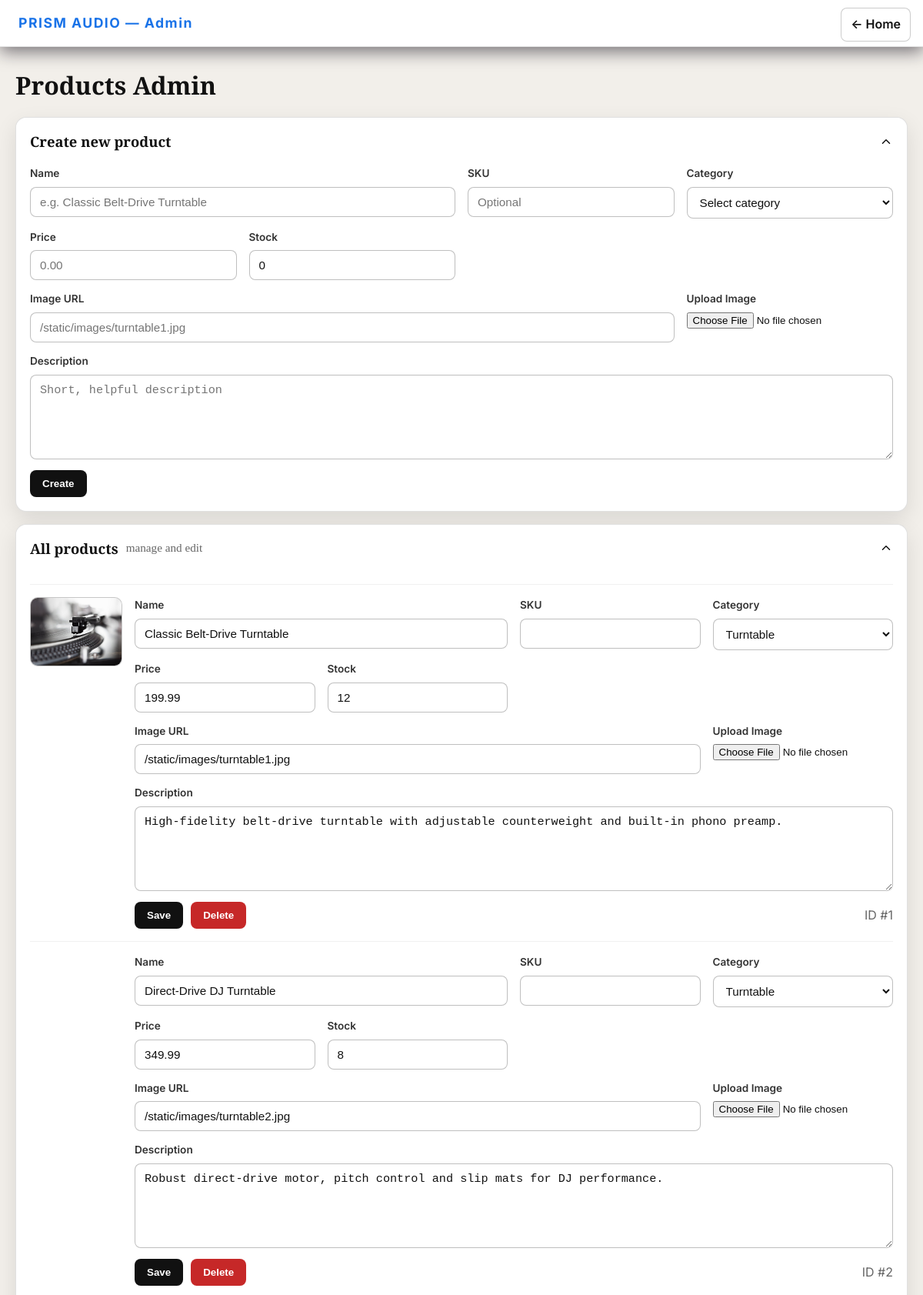
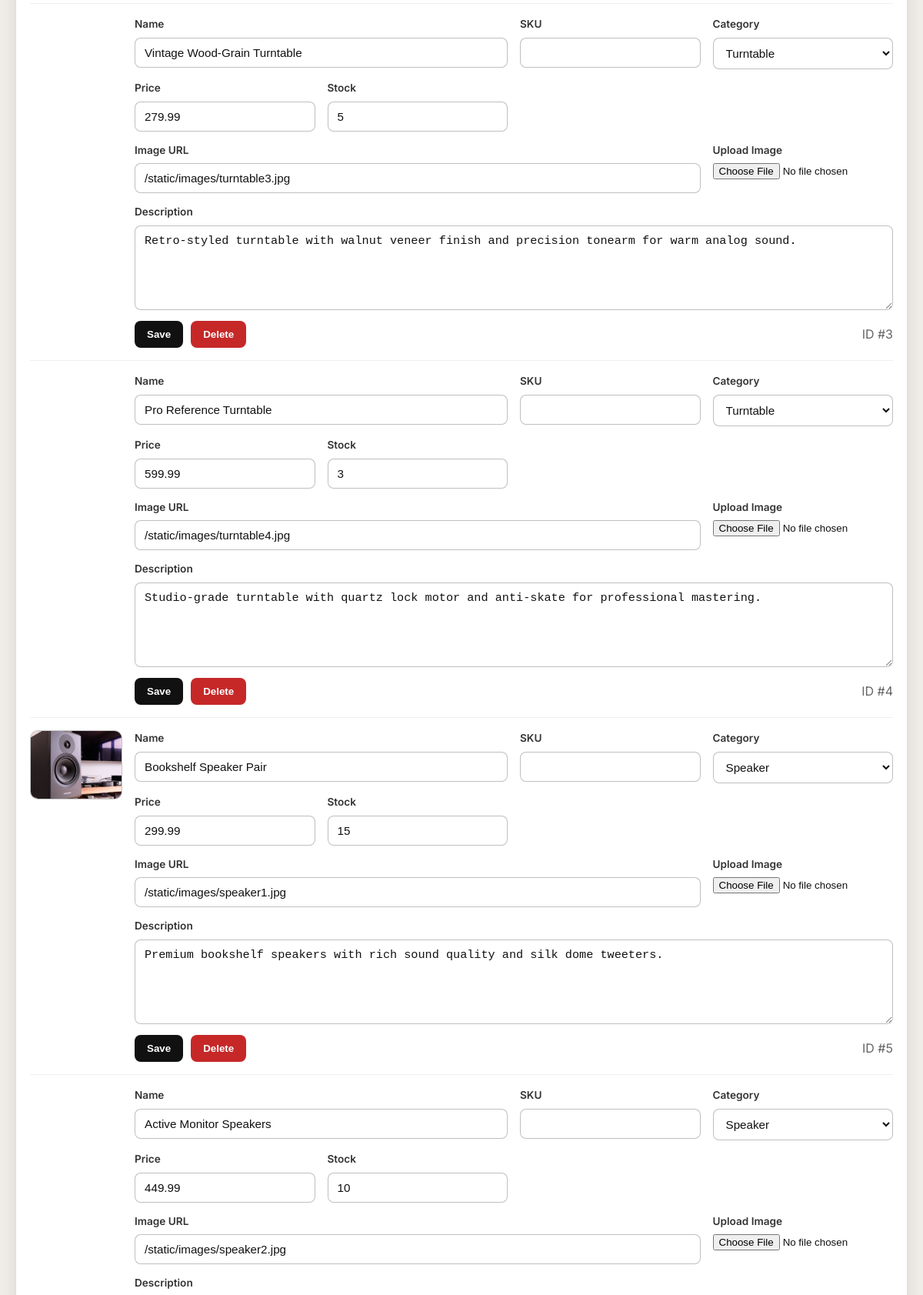
The page /admin (upper part) on the database its author committed (2 pictures, top to bottom).
### tables this page shows
CREATE TABLE products (
    id INTEGER PRIMARY KEY AUTOINCREMENT,
    name TEXT NOT NULL,
    sku TEXT UNIQUE,
    category TEXT NOT NULL,
    description TEXT,
    price REAL NOT NULL CHECK (price >= 0),
    stock INTEGER NOT NULL DEFAULT 0 CHECK (stock >= 0),
    image TEXT,
    created_at DATETIME DEFAULT CURRENT_TIMESTAMP
);

### app.py (the view)
@app.route("/admin", methods=["GET"])
def admin_page():
    with get_db() as conn:
        rows = conn.execute(
            "SELECT id, name, sku, category, description, price, stock, image FROM products ORDER BY id"
        ).fetchall()
        products = [dict(r) for r in rows]
        order_rows = conn.execute(
            """
            SELECT o.id, o.customer_id, o.status, o.subtotal, o.tax, o.shipping, o.total, o.placed_at,
                   c.first_name, c.last_name, c.email, c.phone,
                   c.address_line1, c.address_line2, c.city, c.state, c.postal_code, c.country
            FROM orders o
            JOIN customers c ON c.id = o.customer_id
            ORDER BY o.placed_at DESC, o.id DESC
            """
        ).fetchall()
        orders = [dict(r) for r in order_rows]
        if orders:
            order_ids = [o["id"] for o in orders]
            placeholders = ",".join(["?"] * len(order_ids))
            item_rows = conn.execute(
                f"""
                SELECT oi.order_id, oi.quantity, oi.unit_price, oi.line_total,
                       p.name, p.sku, p.image
                FROM order_items oi
                JOIN products p ON p.id = oi.product_id
                WHERE oi.order_id IN ({placeholders})
                ORDER BY oi.id
                """,
                order_ids,
            ).fetchall()
            items_by_order = {}
            for r in item_rows:
                d = dict(r)
                items_by_order.setdefault(d["order_id"], []).append({
                    "name": d["name"],
                    "sku": d["sku"],
                    "image": d["image"],
                    "quantity": d["quantity"],
                    "unit_price": d["unit_price"],
                    "line_total": d["line_total"],
                })
            for o in orders:
                o["items"] = items_by_order.get(o["id"], [])
        else:
            orders = []
    categories = ["Turntable", "Speaker", "Amplifier"]
    return render_template(
        "admin.html",
        products=products,
        categories=categories,
        orders=orders,            # NEW
        statuses=ORDER_STATUSES,  # NEW
    )

### app.py (called while the page is built)
def get_db():
    conn = sqlite3.connect(DB_PATH)
    conn.row_factory = sqlite3.Row
    conn.execute("PRAGMA foreign_keys = ON;")
    return conn

@app.context_processor
def util_ctx():
    def cart_count():
        cart = session.get("cart", {})
        try:
            return sum(int(q) for q in cart.values())
        except Exception:
            return 0
    return {"slugify": slugify, "cart_count": cart_count()}

### templates/admin.html (shortened to what this page needs)
<!doctype html>
<html lang="en">
<head>
  <link rel="stylesheet" href="{{ url_for('static', filename='css/style.css') }}">
</head>
<body>
  <nav>
    <a href="{{ url_for('home') }}" class="btn link back-home">← Home</a>
    <div class="logo">PRISM AUDIO — Admin</div>
  </nav>
  <main class="container">
    <h1>Products Admin</h1>
    <details class="accordion" id="panel-create" open>
      <summary>
        Create new product
        <svg class="chev" width="18" height="18" viewBox="0 0 24 24" fill="none">
          <path d="M6 9l6 6 6-6" stroke="#111" stroke-width="2" stroke-linecap="round" stroke-linejoin="round"/>
        </svg>
      </summary>
      <div class="panel-body">
        <section class="card" style="box-shadow:none; border:0; padding:0;">
          <form action="{{ url_for('admin_create_product') }}" method="post" enctype="multipart/form-data">
            <div class="fields">
              <div class="field span-2">
                <label>Name</label>
                <input type="text" name="name" placeholder="e.g. Classic Belt-Drive Turntable" required>
              </div>
              <div class="field">
                <label>SKU</label>
                <input type="text" name="sku" placeholder="Optional">
              </div>
              <div class="field">
                <label>Category</label>
                <select name="category" required>
                  <option value="" disabled selected>Select category</option>
                </select>
              </div>
              <div class="field">
                <label>Price</label>
                <input type="number" name="price" step="0.01" placeholder="0.00" required>
              </div>
              <div class="field">
                <label>Stock</label>
                <input type="number" name="stock" step="1" value="0">
              </div>
              <div class="field span-3">
                <label>Image URL</label>
                <input type="text" name="image_url" placeholder="/static/images/turntable1.jpg">
              </div>
              <div class="field">
                <label>Upload Image</label>
                <input type="file" name="image_file" accept="image/*">
              </div>
              <div class="field span-4">
                <label>Description</label>
                <textarea name="description" placeholder="Short, helpful description"></textarea>
              </div>
              <div class="actions span-4">
                <button class="btn" type="submit">Create</button>
              </div>
            </div>
          </form>
        </section>
      </div>
    </details>
    <details class="accordion" id="panel-products" open style="margin-top:16px;">
      <summary>
        All products
        <span class="muted">manage and edit</span>
        <svg class="chev" width="18" height="18" viewBox="0 0 24 24" fill="none">
          <path d="M6 9l6 6 6-6" stroke="#111" stroke-width="2" stroke-linecap="round" stroke-linejoin="round"/>
        </svg>
      </summary>
      <div class="panel-body">
        <section class="card" style="box-shadow:none; border:0; padding:0;">
          {% for p in products %}
            <form class="product-form" action="{{ url_for('admin_update_product', product_id=p.id) }}" method="post" enctype="multipart/form-data">
              <img class="thumb" src="{{ p.image or '' }}" alt="" onerror="this.style.visibility='hidden'">
              <div class="fields">
                <div class="field span-2">
                  <label>Name</label>
                  <input type="text" name="name" value="{{ p.name }}" required>
                </div>
                <div class="field">
                  <label>SKU</label>
                  <input type="text" name="sku" value="{{ p.sku or '' }}">
                </div>
                <div class="field">
                  <label>Category</label>
                  <select name="category" required>
                    {% for c in categories %}
                      <option value="{{ c }}" {% if c == p.category %}selected{% endif %}>{{ c }}</option>
                    {% endfor %}
                  </select>
                </div>
                <div class="field">
                  <label>Price</label>
                  <input type="number" name="price" step="0.01" value="{{ '%.2f'|format(p.price) }}" required>
                </div>
                <div class="field">
                  <label>Stock</label>
                  <input type="number" name="stock" step="1" value="{{ p.stock }}">
                </div>
                <div class="field span-3">
                  <label>Image URL</label>
                  <input type="text" name="image_url" placeholder="/static/images/..." value="{{ p.image or '' }}">
                </div>
                <div class="field">
                  <label>Upload Image</label>
                  <input type="file" name="image_file" accept="image/*">
                </div>
                <div class="field span-4">
                  <label>Description</label>
                  <textarea name="description" rows="3">{{ p.description }}</textarea>
                </div>
                <div class="actions span-4">
                  <button class="btn" type="submit">Save</button>
                  <button class="btn danger" formaction="{{ url_for('admin_delete_product', product_id=p.id) }}" formmethod="post"
                          onclick="return confirm('Delete this product? This cannot be undone.');">
                    Delete
                  </button>
                  <span style="margin-left:auto; color:#666;">ID #{{ p.id }}</span>
                </div>
              </div>
            </form>
          {% else %}
            <p style="color:#666;">No products found.</p>
          {% endfor %}
        </section>
      </div>
    </details>
  </main>
</body>
</html>

### static/css/style.css (style rules this page uses)
:root { --bg-dark: #060607; --bg-deeper: #050506; --panel: rgba(166, 96, 96, 0.03); --panel-strong: rgba(255,255,255,0.04); --text-light: #eef0f3; --muted: #bdbdbd; --accent: #8a63ff; --accent-dark: #5b3fd6; --glass-border: rgba(255,255,255,0.06); --glass-shadow: 0 8px 30px rgba(2,2,2,0.6); }
* { margin:0; padding:0; box-sizing:border-box; }
body { font-family: 'Inter', system-ui, -apple-system, "Segoe UI", Roboto, sans-serif; background: radial-gradient(1200px 600px at 10% 10%, rgba(138,99,255,0.06), transparent 10%), linear-gradient(180deg, var(--bg-dark), var(--bg-deeper)); color: var(--text-light); -webkit-font-smoothing:antialiased; -moz-osx-font-smoothing:grayscale; line-height:1.6; min-height:100vh; }
nav { display: flex; justify-content: space-between; align-items: center; padding: 1.25rem 3rem; position: fixed; top: 0; left: 0; right: 0; width: 100%; z-index: 100; background: linear-gradient(180deg, rgba(138, 99, 255, 0.897) 0%, rgba(38, 5, 120, 0.779) 40%, rgb(42, 42, 95) 100%); border-bottom: 1px solid rgba(90,55,180,0.08); box-shadow: 0 6px 22px rgba(12,8,20,0.55); -webkit-backdrop-filter: blur(4px) saturate(110%); backdrop-filter: blur(4px) saturate(110%); transition: background-color .18s ease, box-shadow .18s ease, transform .18s ease; }
.logo { font-weight:700; letter-spacing: 1.5px; font-size:1.1rem; color:var(--text-light); }
.container { max-width:1200px; margin:0 auto; padding:0 1.25rem; }

### templates/admin.html (style rules this page uses)
body { font-family: Inter, system-ui, -apple-system, "Segoe UI", Roboto, sans-serif; background:#f2efea; color:#111; }
nav { position:sticky; top:0; padding:16px 24px; background:#fff; border-bottom:1px solid rgba(0,0,0,0.10); z-index:10; }
.logo { font-weight:700; text-align:center; color:#1a73e8; }
a.btn { text-decoration:none; display:inline-block; }
.btn.link { background:#fff; color:#111; border:1px solid rgba(0,0,0,0.2); padding:8px 12px; border-radius:8px; font-weight:600; }
.back-home { position:absolute; right:16px; top:10px; }
.container { max-width:1200px; margin:24px auto; padding:0 20px; }
h1,h2 { font-family:'Playfair Display', serif; margin:10px 0 16px; }
.card { background:#fff; border:1px solid rgba(0,0,0,0.12); border-radius:14px; box-shadow:0 6px 20px rgba(0,0,0,0.08); padding:20px; }
.fields { display:grid; grid-template-columns: repeat(4, minmax(160px, 1fr)); gap:14px 16px; align-items:start; }
.span-2 { grid-column: span 2; }
.span-3 { grid-column: span 3; }
.span-4 { grid-column: 1 / -1; }
.field { display:flex; flex-direction:column; gap:6px; }
.field label { font-size:0.85rem; color:#333; font-weight:600; }
.field input[type="text"], .field input[type="number"], .field select, .field textarea { width:100%; padding:10px 12px; border:1px solid rgba(0,0,0,0.25); border-radius:8px; background:#fff; color:#111; font-size:0.95rem; }
.field textarea { min-height:110px; resize:vertical; }
.product-form { display:grid; grid-template-columns: 120px 1fr; gap:16px; align-items:start; border-top:1px solid rgba(0,0,0,0.06); padding-top:16px; margin-top:16px; }
.thumb { width:120px; height:90px; object-fit:cover; border-radius:10px; background:#e9e9e9; border:1px solid rgba(0,0,0,0.15); }
.actions { display:flex; gap:10px; align-items:center; }
.btn { background:#111; color:#fff; border:0; padding:10px 16px; border-radius:8px; cursor:pointer; font-weight:600; }
.btn.danger { background:#c62828; }
details.accordion { background:#fff; border:1px solid rgba(0,0,0,0.12); border-radius:14px; box-shadow:0 6px 20px rgba(0,0,0,0.08); }
details.accordion[open] { box-shadow:0 10px 28px rgba(0,0,0,0.10); }
details.accordion > summary { list-style:none; cursor:pointer; padding:16px 18px; user-select:none; display:flex; align-items:center; gap:10px; font-family:'Playfair Display', serif; font-size:1.15rem; font-weight:700; background:#fff; border-radius:14px; }
.chev { margin-left:auto; transition:transform .25s ease; }
details[open] .chev { transform:rotate(180deg); }
.panel-body { padding:0 18px 18px; }
.muted { color:#666; font-weight:500; font-size:.95rem; }

### rows shown on the page
products: image (picture), name "Classic Belt-Drive Turntable", category "Turntable", price "199.99", stock "12", image_url "/static/images/turntable1.jpg", description "High-fidelity belt-drive turntable with adjustable counterweight and built-in phono preamp.", id "1"
products: name "Direct-Drive DJ Turntable", category "Turntable", price "349.99", stock "8", image_url "/static/images/turntable2.jpg", description "Robust direct-drive motor, pitch control and slip mats for DJ performance.", id "2"
products: name "Vintage Wood-Grain Turntable", category "Turntable", price "279.99", stock "5", image_url "/static/images/turntable3.jpg", description "Retro-styled turntable with walnut veneer finish and precision tonearm for warm analog sound.", id "3"
products: name "Pro Reference Turntable", category "Turntable", price "599.99", stock "3", image_url "/static/images/turntable4.jpg", description "Studio-grade turntable with quartz lock motor and anti-skate for professional mastering.", id "4"
products: image (picture), name "Bookshelf Speaker Pair", category "Speaker", price "299.99", stock "15", image_url "/static/images/speaker1.jpg", description "Premium bookshelf speakers with rich sound quality and silk dome tweeters.", id "5"
products: name "Active Monitor Speakers", category "Speaker", price "449.99", stock "10", image_url "/static/images/speaker2.jpg"
